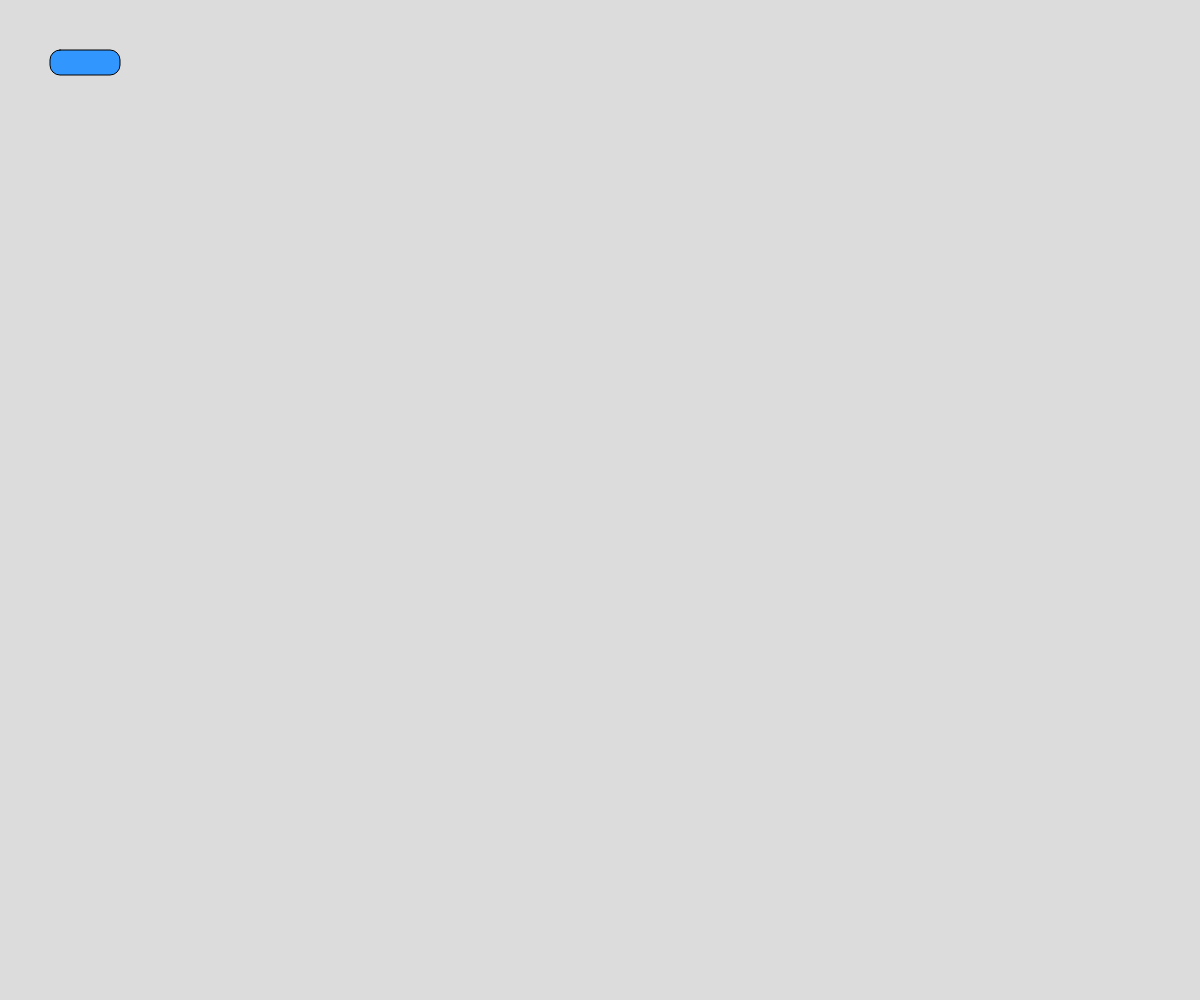
Frame 1 (no input)
Frame 60 (no input): identical to frame 1, image omitted
Frame 120 (the mouse pressed at the canvas centre since frame 60): identical to frame 1, image omitted

The p5.js sketch that drew this single still picture (run headless with seeded random() and noise() and a simulated clock; from frame 60 on, the mouse is pressed at the canvas centre):

// p5.js sketch
// ── sketch.js
// drawing challeng
// Cinnia Bidaux
// Sept 13
//
// Extra for Experts:
// - describe what you did to take this project "above and beyond"

let rX = 50; let rY = 50

function setup() {
  createCanvas(windowWidth, windowHeight);
}

function draw() {
  background(220);

  //moving rectangle

  if (keyIsPressed) { //alt shift f 
    if (key === "a"){   
      rY += 10; //rY = rY +10
    if (rY > height) rY = 0;
    }
  }

  fill(50, 150, 255)
  rect(rX, rY, 70, 25, 10)
}

function KeyPressed(){
  if(keyCode===DOWN_ARROW){
    rY += 100;
  }
  
}
